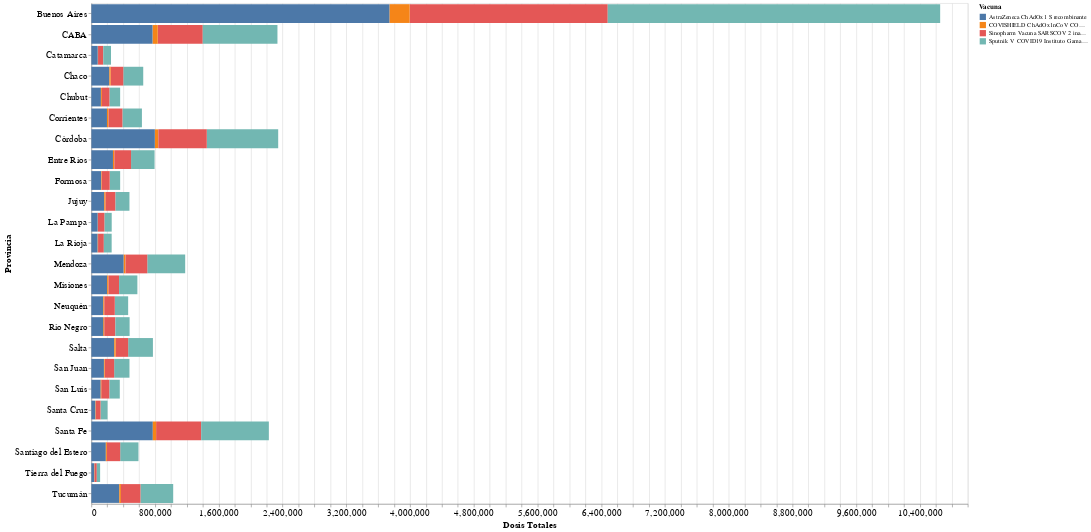

Notebook code for this chart:
### Code cell
rqst = requests.get("http://localhost:8000/datos/provincias/vacunanombre/alldosis")

data = rqst.json()
df = pd.DataFrame(data)

alt.Chart(df).mark_bar().encode(
    x=alt.X('sum(total_dosis)',title='Dosis Totales'),
    y=alt.Y('jurisdiccion_nombre', title='Provincia'),
    color=alt.Color('vacuna_nombre',title= 'Vacuna'),
    tooltip=[alt.Tooltip('vacuna_nombre', title='Vacuna'),alt.Tooltip('sum(total_dosis)', title='Dosis Totales')]
).properties(
    width=1400,
    height=800
).configure_axis(
    labelFontSize=15,
    titleFontSize=15
)

### Figure 1 — Vega-Lite specification as saved in the notebook (floating-point values rounded to 4 significant figures)
{"config": {"view": {"continuousWidth": 400, "continuousHeight": 300}, "axis": {"labelFontSize": 15, "titleFontSize": 15}}, "data": {"name": "data-58e8f594dcda904d3907a3656a249e8a"}, "mark": "bar", "encoding": {"color": {"type": "nominal", "field": "vacuna_nombre", "title": "Vacuna"}, "tooltip": [{"type": "nominal", "field": "vacuna_nombre", "title": "Vacuna"}, {"type": "quantitative", "aggregate": "sum", "field": "total_dosis", "title": "Dosis Totales"}], "x": {"type": "quantitative", "aggregate": "sum", "field": "total_dosis", "title": "Dosis Totales"}, "y": {"type": "nominal", "field": "jurisdiccion_nombre", "title": "Provincia"}}, "height": 800, "width": 1400, "$schema": "https://vega.github.io/schema/vega-lite/v4.8.1.json", "datasets": {"data-58e8f594dcda904d3907a3656a249e8a": [{"jurisdiccion_nombre": "Buenos Aires", "vacuna_nombre": "Sinopharm Vacuna SARSCOV 2 inactivada", "total_dosis": 2486534}, {"jurisdiccion_nombre": "Buenos Aires", "vacuna_nombre": "AstraZeneca ChAdOx1 S recombinante", "total_dosis": 3743456}, {"jurisdiccion_nombre": "Buenos Aires", "vacuna_nombre": "Sputnik V COVID19 Instituto Gamaleya", "total_dosis": 4172248}, {"jurisdiccion_nombre": "Buenos Aires", "vacuna_nombre": "COVISHIELD ChAdOx1nCoV COVID 19", "total_dosis": 250934}, {"jurisdiccion_nombre": "CABA", "vacuna_nombre": "Sinopharm Vacuna SARSCOV 2 inactivada", "total_dosis": 565222}, {"jurisdiccion_nombre": "CABA", "vacuna_nombre": "COVISHIELD ChAdOx1nCoV COVID 19", "total_dosis": 65536}, {"jurisdiccion_nombre": "CABA", "vacuna_nombre": "Sputnik V COVID19 Instituto Gamaleya", "total_dosis": 937410}, {"jurisdiccion_nombre": "CABA", "vacuna_nombre": "AstraZeneca ChAdOx1 S recombinante", "total_dosis": 767063}, {"jurisdiccion_nombre": "Catamarca", "vacuna_nombre": "Sinopharm Vacuna SARSCOV 2 inactivada", "total_dosis": 65704}, {"jurisdiccion_nombre": "Catamarca", "vacuna_nombre": "COVISHIELD ChAdOx1nCoV COVID 19", "total_dosis": 4550}, {"jurisdiccion_nombre": "Catamarca", "vacuna_nombre": "AstraZeneca ChAdOx1 S recombinante", "total_dosis": 78881}, {"jurisdiccion_nombre": "Catamarca", "vacuna_nombre": "Sputnik V COVID19 Instituto Gamaleya", "total_dosis": 97210}, {"jurisdiccion_nombre": "Chaco", "vacuna_nombre": "AstraZeneca ChAdOx1 S recombinante", "total_dosis": 225344}, {"jurisdiccion_nombre": "Chaco", "vacuna_nombre": "Sputnik V COVID19 Instituto Gamaleya", "total_dosis": 250149}, {"jurisdiccion_nombre": "Chaco", "vacuna_nombre": "Sinopharm Vacuna SARSCOV 2 inactivada", "total_dosis": 159300}, {"jurisdiccion_nombre": "Chaco", "vacuna_nombre": "COVISHIELD ChAdOx1nCoV COVID 19", "total_dosis": 15828}, {"jurisdiccion_nombre": "Chubut", "vacuna_nombre": "AstraZeneca ChAdOx1 S recombinante", "total_dosis": 119479}, {"jurisdiccion_nombre": "Chubut", "vacuna_nombre": "Sputnik V COVID19 Instituto Gamaleya", "total_dosis": 134623}, {"jurisdiccion_nombre": "Chubut", "vacuna_nombre": "COVISHIELD ChAdOx1nCoV COVID 19", "total_dosis": 12295}, {"jurisdiccion_nombre": "Chubut", "vacuna_nombre": "Sinopharm Vacuna SARSCOV 2 inactivada", "total_dosis": 94465}, {"jurisdiccion_nombre": "Corrientes", "vacuna_nombre": "COVISHIELD ChAdOx1nCoV COVID 19", "total_dosis": 20055}, {"jurisdiccion_nombre": "Corrientes", "vacuna_nombre": "Sputnik V COVID19 Instituto Gamaleya", "total_dosis": 244708}, {"jurisdiccion_nombre": "Corrientes", "vacuna_nombre": "AstraZeneca ChAdOx1 S recombinante", "total_dosis": 195346}, {"jurisdiccion_nombre": "Corrientes", "vacuna_nombre": "Sinopharm Vacuna SARSCOV 2 inactivada", "total_dosis": 174062}, {"jurisdiccion_nombre": "Córdoba", "vacuna_nombre": "COVISHIELD ChAdOx1nCoV COVID 19", "total_dosis": 44105}, {"jurisdiccion_nombre": "Córdoba", "vacuna_nombre": "Sputnik V COVID19 Instituto Gamaleya", "total_dosis": 896208}, {"jurisdiccion_nombre": "Córdoba", "vacuna_nombre": "Sinopharm Vacuna SARSCOV 2 inactivada", "total_dosis": 608013}, {"jurisdiccion_nombre": "Córdoba", "vacuna_nombre": "AstraZeneca ChAdOx1 S recombinante", "total_dosis": 796283}, {"jurisdiccion_nombre": "Entre Ríos", "vacuna_nombre": "AstraZeneca ChAdOx1 S recombinante", "total_dosis": 270748}, {"jurisdiccion_nombre": "Entre Ríos", "vacuna_nombre": "COVISHIELD ChAdOx1nCoV COVID 19", "total_dosis": 17376}, {"jurisdiccion_nombre": "Entre Ríos", "vacuna_nombre": "Sputnik V COVID19 Instituto Gamaleya", "total_dosis": 295250}, {"jurisdiccion_nombre": "Entre Ríos", "vacuna_nombre": "Sinopharm Vacuna SARSCOV 2 inactivada", "total_dosis": 209671}, {"jurisdiccion_nombre": "Formosa", "vacuna_nombre": "AstraZeneca ChAdOx1 S recombinante", "total_dosis": 123615}, {"jurisdiccion_nombre": "Formosa", "vacuna_nombre": "COVISHIELD ChAdOx1nCoV COVID 19", "total_dosis": 7330}, {"jurisdiccion_nombre": "Formosa", "vacuna_nombre": "Sputnik V COVID19 Instituto Gamaleya", "total_dosis": 131273}, {"jurisdiccion_nombre": "Formosa", "vacuna_nombre": "Sinopharm Vacuna SARSCOV 2 inactivada", "total_dosis": 98805}, {"jurisdiccion_nombre": "Jujuy", "vacuna_nombre": "Sinopharm Vacuna SARSCOV 2 inactivada", "total_dosis": 127076}, {"jurisdiccion_nombre": "Jujuy", "vacuna_nombre": "AstraZeneca ChAdOx1 S recombinante", "total_dosis": 161480}, {"jurisdiccion_nombre": "Jujuy", "vacuna_nombre": "Sputnik V COVID19 Instituto Gamaleya", "total_dosis": 174889}, {"jurisdiccion_nombre": "Jujuy", "vacuna_nombre": "COVISHIELD ChAdOx1nCoV COVID 19", "total_dosis": 14240}, {"jurisdiccion_nombre": "La Pampa", "vacuna_nombre": "Sputnik V COVID19 Instituto Gamaleya", "total_dosis": 92119}, {"jurisdiccion_nombre": "La Pampa", "vacuna_nombre": "COVISHIELD ChAdOx1nCoV COVID 19", "total_dosis": 4555}, {"jurisdiccion_nombre": "La Pampa", "vacuna_nombre": "AstraZeneca ChAdOx1 S recombinante", "total_dosis": 78273}, {"jurisdiccion_nombre": "La Pampa", "vacuna_nombre": "Sinopharm Vacuna SARSCOV 2 inactivada", "total_dosis": 80034}, {"jurisdiccion_nombre": "La Rioja", "vacuna_nombre": "Sinopharm Vacuna SARSCOV 2 inactivada", "total_dosis": 72464}, {"jurisdiccion_nombre": "La Rioja", "vacuna_nombre": "Sputnik V COVID19 Instituto Gamaleya", "total_dosis": 98227}, {"jurisdiccion_nombre": "La Rioja", "vacuna_nombre": "COVISHIELD ChAdOx1nCoV COVID 19", "total_dosis": 7307}, {"jurisdiccion_nombre": "La Rioja", "vacuna_nombre": "AstraZeneca ChAdOx1 S recombinante", "total_dosis": 76349}, {"jurisdiccion_nombre": "Mendoza", "vacuna_nombre": "Sputnik V COVID19 Instituto Gamaleya", "total_dosis": 475696}, {"jurisdiccion_nombre": "Mendoza", "vacuna_nombre": "COVISHIELD ChAdOx1nCoV COVID 19", "total_dosis": 25392}, {"jurisdiccion_nombre": "Mendoza", "vacuna_nombre": "Sinopharm Vacuna SARSCOV 2 inactivada", "total_dosis": 272884}, {"jurisdiccion_nombre": "Mendoza", "vacuna_nombre": "AstraZeneca ChAdOx1 S recombinante", "total_dosis": 403211}, {"jurisdiccion_nombre": "Misiones", "vacuna_nombre": "AstraZeneca ChAdOx1 S recombinante", "total_dosis": 197790}, {"jurisdiccion_nombre": "Misiones", "vacuna_nombre": "COVISHIELD ChAdOx1nCoV COVID 19", "total_dosis": 17196}, {"jurisdiccion_nombre": "Misiones", "vacuna_nombre": "Sinopharm Vacuna SARSCOV 2 inactivada", "total_dosis": 132361}, {"jurisdiccion_nombre": "Misiones", "vacuna_nombre": "Sputnik V COVID19 Instituto Gamaleya", "total_dosis": 229794}, {"jurisdiccion_nombre": "Neuquén", "vacuna_nombre": "Sputnik V COVID19 Instituto Gamaleya", "total_dosis": 167760}, {"jurisdiccion_nombre": "Neuquén", "vacuna_nombre": "AstraZeneca ChAdOx1 S recombinante", "total_dosis": 149437}, {"jurisdiccion_nombre": "Neuquén", "vacuna_nombre": "COVISHIELD ChAdOx1nCoV COVID 19", "total_dosis": 12461}, {"jurisdiccion_nombre": "Neuquén", "vacuna_nombre": "Sinopharm Vacuna SARSCOV 2 inactivada", "total_dosis": 131769}, {"jurisdiccion_nombre": "Río Negro", "vacuna_nombre": "COVISHIELD ChAdOx1nCoV COVID 19", "total_dosis": 14001}, {"jurisdiccion_nombre": "Río Negro", "vacuna_nombre": "Sinopharm Vacuna SARSCOV 2 inactivada", "total_dosis": 139148}, {"jurisdiccion_nombre": "Río Negro", "vacuna_nombre": "AstraZeneca ChAdOx1 S recombinante", "total_dosis": 147879}, {"jurisdiccion_nombre": "Río Negro", "vacuna_nombre": "Sputnik V COVID19 Instituto Gamaleya", "total_dosis": 178650}, {"jurisdiccion_nombre": "Salta", "vacuna_nombre": "Sputnik V COVID19 Instituto Gamaleya", "total_dosis": 310889}, {"jurisdiccion_nombre": "Salta", "vacuna_nombre": "AstraZeneca ChAdOx1 S recombinante", "total_dosis": 286994}, {"jurisdiccion_nombre": "Salta", "vacuna_nombre": "Sinopharm Vacuna SARSCOV 2 inactivada", "total_dosis": 156483}, {"jurisdiccion_nombre": "Salta", "vacuna_nombre": "COVISHIELD ChAdOx1nCoV COVID 19", "total_dosis": 17828}, {"jurisdiccion_nombre": "San Juan", "vacuna_nombre": "Sputnik V COVID19 Instituto Gamaleya", "total_dosis": 192433}, {"jurisdiccion_nombre": "San Juan", "vacuna_nombre": "Sinopharm Vacuna SARSCOV 2 inactivada", "total_dosis": 119216}, {"jurisdiccion_nombre": "San Juan", "vacuna_nombre": "AstraZeneca ChAdOx1 S recombinante", "total_dosis": 157485}, {"jurisdiccion_nombre": "San Juan", "vacuna_nombre": "COVISHIELD ChAdOx1nCoV COVID 19", "total_dosis": 8844}, {"jurisdiccion_nombre": "San Luis", "vacuna_nombre": "Sinopharm Vacuna SARSCOV 2 inactivada", "total_dosis": 104301}, {"jurisdiccion_nombre": "San Luis", "vacuna_nombre": "AstraZeneca ChAdOx1 S recombinante", "total_dosis": 116651}, {"jurisdiccion_nombre": "San Luis", "vacuna_nombre": "COVISHIELD ChAdOx1nCoV COVID 19", "total_dosis": 6826}, {"jurisdiccion_nombre": "San Luis", "vacuna_nombre": "Sputnik V COVID19 Instituto Gamaleya", "total_dosis": 128547}, {"jurisdiccion_nombre": "Santa Cruz", "vacuna_nombre": "Sputnik V COVID19 Instituto Gamaleya", "total_dosis": 88210}, {"jurisdiccion_nombre": "Santa Cruz", "vacuna_nombre": "Sinopharm Vacuna SARSCOV 2 inactivada", "total_dosis": 59463}, {"jurisdiccion_nombre": "Santa Cruz", "vacuna_nombre": "COVISHIELD ChAdOx1nCoV COVID 19", "total_dosis": 6606}, {"jurisdiccion_nombre": "Santa Cruz", "vacuna_nombre": "AstraZeneca ChAdOx1 S recombinante", "total_dosis": 48535}, {"jurisdiccion_nombre": "Santa Fe", "vacuna_nombre": "Sinopharm Vacuna SARSCOV 2 inactivada", "total_dosis": 565681}, {"jurisdiccion_nombre": "Santa Fe", "vacuna_nombre": "AstraZeneca ChAdOx1 S recombinante", "total_dosis": 770905}, {"jurisdiccion_nombre": "Santa Fe", "vacuna_nombre": "COVISHIELD ChAdOx1nCoV COVID 19", "total_dosis": 41273}, {"jurisdiccion_nombre": "Santa Fe", "vacuna_nombre": "Sputnik V COVID19 Instituto Gamaleya", "total_dosis": 849453}, {"jurisdiccion_nombre": "Santiago del Estero", "vacuna_nombre": "Sputnik V COVID19 Instituto Gamaleya", "total_dosis": 229311}, {"jurisdiccion_nombre": "Santiago del Estero", "vacuna_nombre": "Sinopharm Vacuna SARSCOV 2 inactivada", "total_dosis": 167485}, {"jurisdiccion_nombre": "Santiago del Estero", "vacuna_nombre": "AstraZeneca ChAdOx1 S recombinante", "total_dosis": 181107}, {"jurisdiccion_nombre": "Santiago del Estero", "vacuna_nombre": "COVISHIELD ChAdOx1nCoV COVID 19", "total_dosis": 12936}, {"jurisdiccion_nombre": "Tierra del Fuego", "vacuna_nombre": "Sinopharm Vacuna SARSCOV 2 inactivada", "total_dosis": 29642}, {"jurisdiccion_nombre": "Tierra del Fuego", "vacuna_nombre": "Sputnik V COVID19 Instituto Gamaleya", "total_dosis": 41742}, {"jurisdiccion_nombre": "Tierra del Fuego", "vacuna_nombre": "COVISHIELD ChAdOx1nCoV COVID 19", "total_dosis": 3470}, {"jurisdiccion_nombre": "Tierra del Fuego", "vacuna_nombre": "AstraZeneca ChAdOx1 S recombinante", "total_dosis": 34654}, {"jurisdiccion_nombre": "Tucumán", "vacuna_nombre": "Sputnik V COVID19 Instituto Gamaleya", "total_dosis": 410844}, {"jurisdiccion_nombre": "Tucumán", "vacuna_nombre": "AstraZeneca ChAdOx1 S recombinante", "total_dosis": 349962}, {"jurisdiccion_nombre": "Tucumán", "vacuna_nombre": "COVISHIELD ChAdOx1nCoV COVID 19", "total_dosis": 20594}, {"jurisdiccion_nombre": "Tucumán", "vacuna_nombre": "Sinopharm Vacuna SARSCOV 2 inactivada", "total_dosis": 245337}]}}
